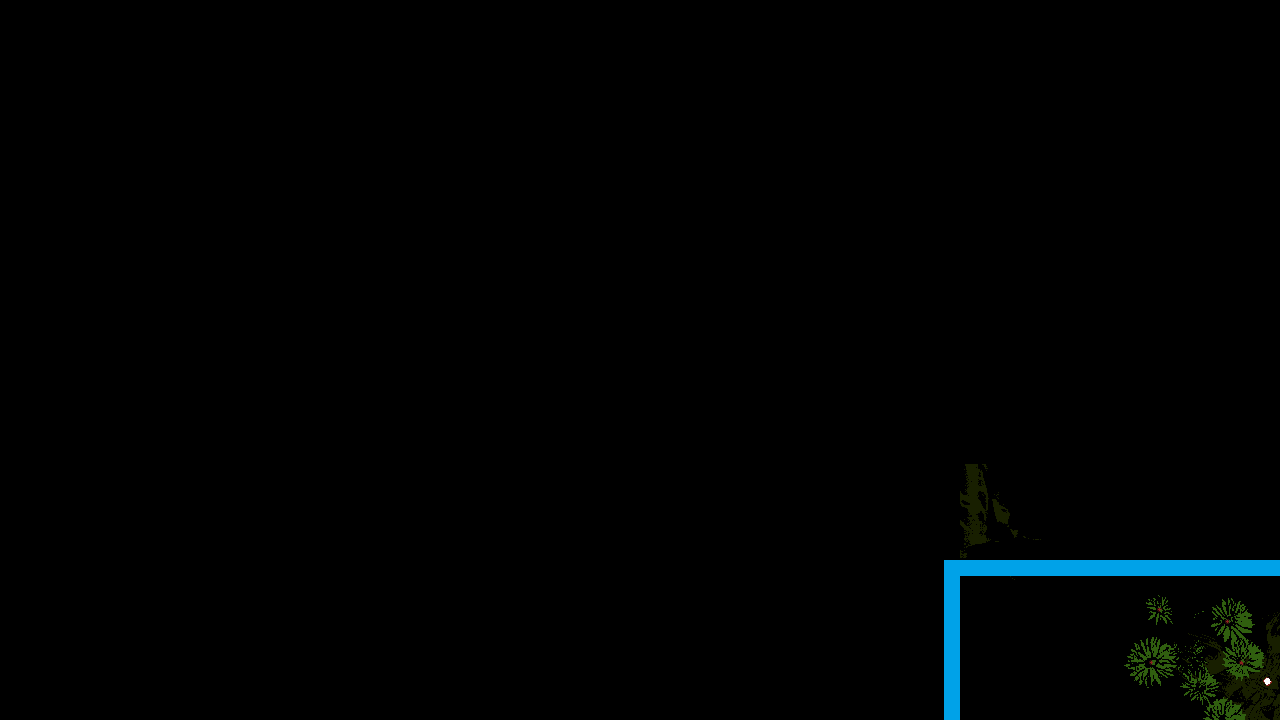

A level layout from a 2D game, rendered from its tile map. Below: a short description, then the map file with tile-grid data replaced by summaries:
An orthogonal 80x45 tile map with 16x16 px tiles, 3 tile layers (Capa de patrones 1, Capa de patrones 2, collisions), 2 tilesets and 6 objects (zone0, zone1, zone2, zone3, theroom, ...).

<map version="1.10" tiledversion="1.10.1" orientation="orthogonal" renderorder="left-down" width="80" height="45" tilewidth="16" tileheight="16" infinite="0" nextlayerid="6" nextobjectid="8">
 <tileset firstgid="1" source="nothingness.tsx" />
 <tileset firstgid="481" source="tiles.tsx" />
 <layer id="1" name="Capa de patrones 1" width="80" height="45">
  <properties>
   <property name="nocollide" value="true" />
   <property name="tilesheet" value="nothingness" />
  </properties>
  <data>[3600 cells, 3600 non-empty, 1 distinct tile ids]</data>
 </layer>
 <layer id="3" name="Capa de patrones 2" width="80" height="45">
  <properties>
   <property name="nocollide" value="true" />
   <property name="tilesheet" value="nothingness" />
  </properties>
  <data>[3600 cells, 85 non-empty, 85 distinct tile ids]</data>
 </layer>
 <layer id="4" name="collisions" width="80" height="45">
  <properties>
   <property name="invisible" value="true" />
   <property name="tilesheet" value="tiles" />
  </properties>
  <data>[3600 cells, 30 non-empty, 1 distinct tile ids]</data>
 </layer>
 <objectgroup id="5" name="Capa de Objetos 1">
  <object id="2" name="zone0" x="1151" y="601" width="16" height="16" />
  <object id="3" name="zone1" x="1143" y="654" width="16" height="16" />
  <object id="4" name="zone2" x="1219" y="613" width="16" height="16" />
  <object id="5" name="zone3" x="1233" y="654" width="16" height="16" />
  <object id="6" name="theroom" x="1259" y="674" width="16" height="16" />
  <object id="7" name="spwnnn" x="1152" y="592" width="16" height="16" />
 </objectgroup>
</map>
